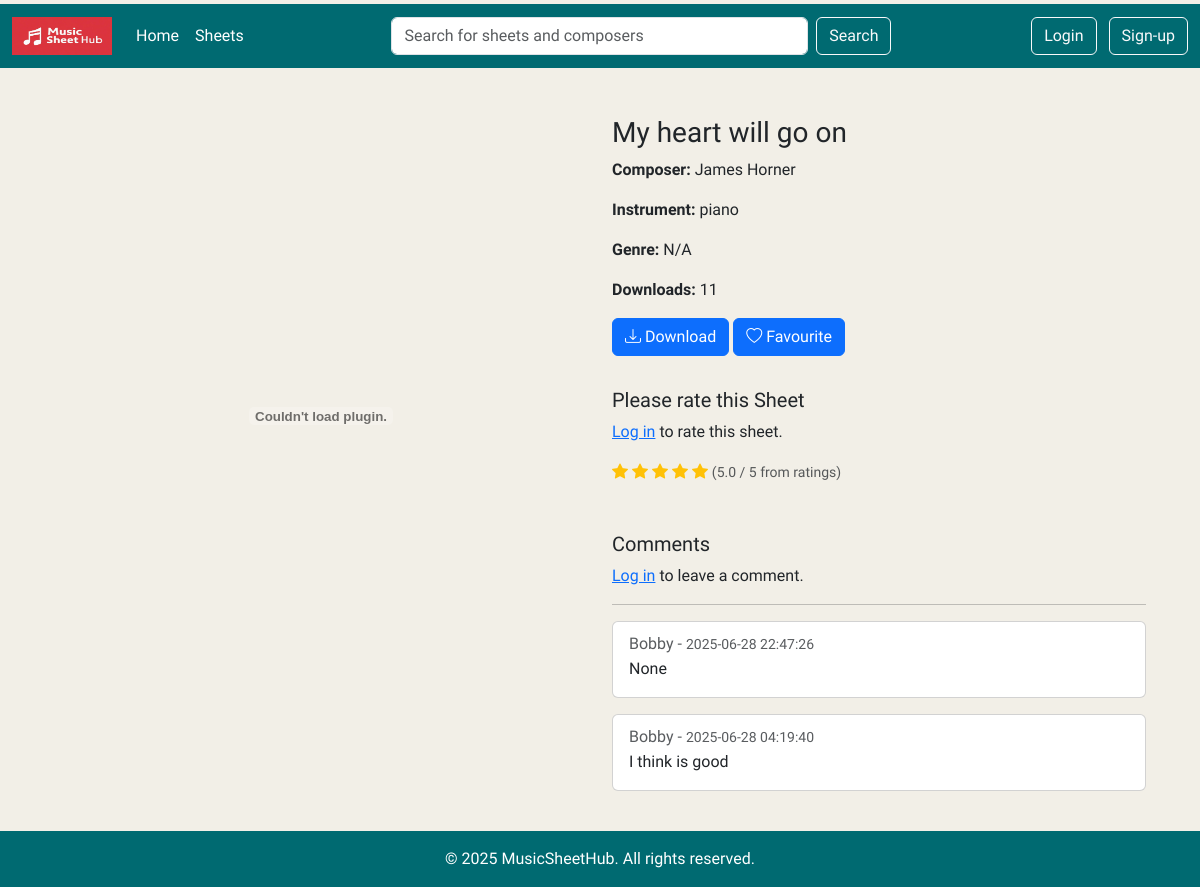
Screenshot of /sheet/6 with the database file from the repository.
### tables this page shows
CREATE TABLE Sheets (id INTEGER PRIMARY KEY AUTOINCREMENT, sheetname TEXT (50), composer TEXT (50), instrument TEXT (50), filename TEXT (50), uploader_id INTEGER REFERENCES Users (id), download_count INTEGER DEFAULT (0), created_at TEXT DEFAULT (CURRENT_TIMESTAMP));

CREATE TABLE Comments (id INTEGER PRIMARY KEY AUTOINCREMENT, user_id INTEGER REFERENCES Users (id), sheet_id INTEGER REFERENCES Sheets (id), comment TEXT, created_at TEXT DEFAULT (CURRENT_TIMESTAMP));

CREATE TABLE Users (id INTEGER PRIMARY KEY AUTOINCREMENT, username TEXT (50) UNIQUE, email TEXT (50), password TEXT (50), created_at TEXT DEFAULT (CURRENT_TIMESTAMP));

### app.py (the view, shortened to what this page needs)
@app.route('/sheet/<int:sheet_id>', methods=['GET', 'POST'])
def sheet_detail(sheet_id):
    db = get_db()
    cursor = db.cursor()
    cursor.execute('''
            SELECT s.id, s.filename, s.sheetname, s.composer, s.instrument,
                   s.download_count, g.name
            FROM sheets s
            LEFT JOIN SheetGenres sg ON s.id = sg.sid
            LEFT JOIN Genres g ON sg.gid = g.id
            WHERE s.id = ?
        ''', (sheet_id,))
    sheet = cursor.fetchone()
    if not sheet:
        flash("Sheet not found.", "danger")
        return redirect(url_for('home'))
    cursor.execute('''
        SELECT u.username, c.comment, c.created_at
        FROM comments c
        JOIN users u ON c.user_id = u.id
        WHERE c.sheet_id = ?
        ORDER BY c.created_at DESC
    ''', (sheet_id,))
    comments = cursor.fetchall()
    cursor.execute('''
                   SELECT AVG(rating), COUNT(*) FROM ratings
                   WHERE sheet_id = ?''', (sheet_id,))
    avg_rating, rating_count = cursor.fetchone()
    avg_rating = round(avg_rating, 1) if avg_rating else None
    return render_template('sheet_detail.html', sheet=sheet,
                           comments=comments, avg_rating=avg_rating)

### app.py (called while the page is built)
def get_db():
    db = getattr(g, '_database', None)
    if db is None:
        db = g._database = sqlite3.connect(DATABASE)
    return db

@app.teardown_appcontext
def close_connection(exception):
    db = getattr(g, '_database', None)
    if db is not None:
        db.close()

### templates/sheet_detail.html
{% extends 'base.html' %}
{% block content %}
<div class="container mt-4">
    <div class="row">
        <div class="col-md-6">
            {% set ext = sheet[1].split('.')[-1].lower() %}
            {% if ext in ['jpg', 'jpeg', 'png', 'gif'] %}
                <img src="{{ url_for('preview_file', filename=sheet[1]) }}" class="img-fluid" alt="Sheet Image">
            {% elif ext == 'pdf' %}
                <embed src="{{ url_for('preview_file', filename=sheet[1]) }}" type="application/pdf" width="100%" height="600px">
            {% endif %}
        </div>
        <div class="col-md-6">
            <h3>{{ sheet[2] }}</h3>
            <p><strong>Composer:</strong> {{ sheet[3] or "N/A" }}</p>
            <p><strong>Instrument:</strong> {{ sheet[4] or "N/A" }}</p>
            <p><strong>Genre:</strong> {{ sheet[6] or "N/A" }}</p>
            <p><strong>Downloads:</strong> {{ sheet[5] }}</p>
            <a href="{{ url_for('download_file', sheet_id=sheet[0]) }}" class="btn btn-primary mb-2">
                <i class="bi bi-download"></i> Download
            </a>
            <a href="{{ url_for('favourite_file', sheet_id=sheet[0]) }}" class="btn btn-primary mb-2">
                <i class="bi bi-heart"></i> Favourite
            </a>
            <div class="mt-4">
                <h5>Please rate this Sheet</h5>
                {% if session.username %}
                <form method="POST" action="{{ url_for('sheet_detail', sheet_id=sheet[0]) }}">
                    <input type="hidden" name="form_type" value="rating">
                    <div class="mb-2">
                        <label for="rating" class="form-label">Your Rating (1–5):</label>
                        <style>
                            .star-rating {
                                direction: rtl;
                                display: inline-flex;
                            }
                            .star-rating input[type="radio"] {
                                display: none;
                            }
                            .star-rating label {
                                font-size: 1.5rem;
                                color: #ccc;
                                cursor: pointer;
                                padding: 0 0.1rem;
                            }
                            .star-rating input[type="radio"]:checked ~ label,
                            .star-rating label:hover,
                            .star-rating label:hover ~ label {
                                color: #f5c518;
                            }
                        </style>
                        <form method="POST" action="{{ url_for('sheet_detail', sheet_id=sheet[0]) }}">
                            <input type="hidden" name="form_type" value="rating">
                            <div class="star-rating mb-2">
                                {% for i in range(5, 0, -1) %}
                                <input type="radio" id="star{{ i }}" name="rating" value="{{ i }}" required>
                                <label for="star{{ i }}">&#9733;</label>
                                {% endfor %}
                            </div>
                            <button type="submit" class="btn btn-sm btn-primary">Submit</button>
                        </form>
                    </div>
                </form>
                {% else %}
                <p><a href="{{ url_for('login') }}">Log in</a> to rate this sheet.</p>
                {% endif %}
                {% if avg_rating %}
                    <div class="mt-2">
                        <span>
                            {% for i in range(1, 6) %}
                                {% if avg_rating >= i %}
                                    <i class="bi bi-star-fill text-warning"></i>
                                {% elif avg_rating >= i - 0.5 %}
                                    <i class="bi bi-star-half text-warning"></i>
                                {% else %}
                                    <i class="bi bi-star text-warning"></i>
                                {% endif %}
                            {% endfor %}
                            <small class="text-muted">({{ "%.1f"|format(avg_rating) }} / 5 from {{ rating_count }} rating{{ 's' if rating_count != 1 else '' }})</small>
                        </span>
                    </div>
                {% else %}
                    <p class="text-muted">No ratings yet.</p>
                {% endif %}
            </div>
            <div class="mt-5">
                <h5>Comments</h5>
                {% if session.username %}
                <form method="POST" action="{{ url_for('sheet_detail', sheet_id=sheet[0]) }}">
                    <div class="mb-3">
                        <textarea name="comment" class="form-control" rows="3" placeholder="Write your comment..." required></textarea>
                    </div>
                    <button type="submit" class="btn btn-primary btn-sm">Post Comment</button>
                </form>
                {% else %}
                <p><a href="{{ url_for('login') }}">Log in</a> to leave a comment.</p>
                {% endif %}
                <hr>
                {% for username, comment, created_at in comments %}
                <div class="card mb-3">
                    <div class="card-body">
                        <h6 class="card-subtitle mb-1 text-muted">{{ username }} - <small>{{ created_at }}</small></h6>
                        <p class="card-text">{{ comment }}</p>
                    </div>
                </div>
                {% else %}
                <p class="text-muted">No comments yet.</p>
                {% endfor %}
            </div>
        </div>
    </div>
</div>
{% endblock %}

### templates/base.html (style rules this page uses)
html, body { height: 100%; margin: 0; background-color: #F2EFE7; font-family: 'Inria Sans', sans-serif; }
body { display: flex; flex-direction: column; }

### rows the page displays
Sheets: sheetname "My heart will go on", composer "James Horner", instrument "piano", download_count "11"
Comments: username "Bobby", created_at "2025-06-28 22:47:26", comment "None"
Comments: username "Bobby", created_at "2025-06-28 04:19:40", comment "I think is good"

### other values shown
{{ sheet[6] or "N/A" }} "N/A"
{{ "%.1f"|format(avg_rating) }} "5.0"
{{ 's' if rating_count != 1 else '' }} "s"
